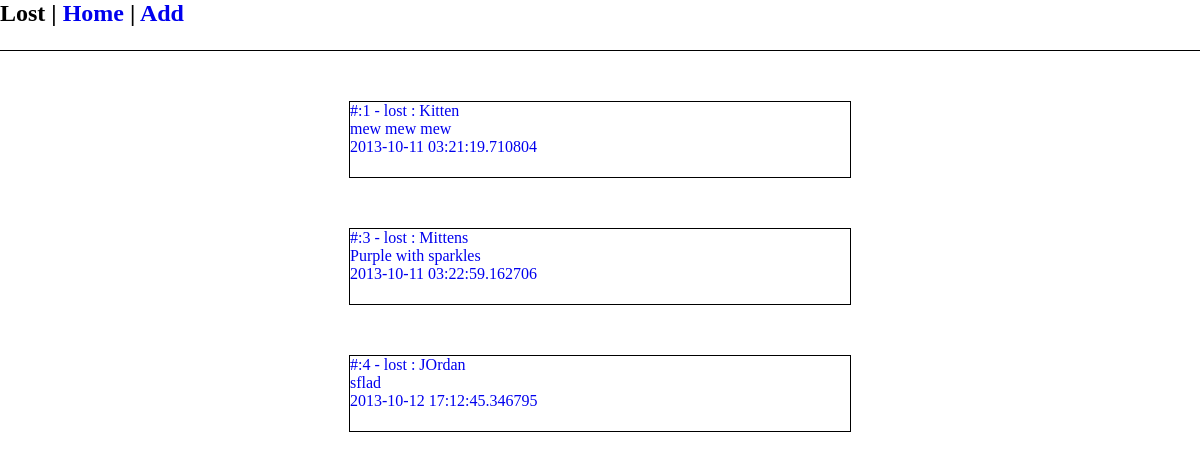
Page /lost on the committed database.
### app/models.py (models this page shows, shortened)
class Items(db.Model):
	id = db.Column(db.Integer, primary_key = True)
	name_item = db.Column(db.String(100), index = True)
	description = db.Column(db.String(500))
	date = db.Column(db.DateTime)
	item_status = db.Column(db.String(10), index = True)
	area = db.Column(db.String(100), index = True)
	user_id = db.Column(db.Integer, db.ForeignKey('user.id'))

### app/views.py (the view)
@app.route('/lost')
def lost():
	title = 'Lost'
	item_post = models.Items.query.filter_by(item_status='lost')
	return render_template("lost.html",
							item_posts = item_post,
							title = title)

### app/moment.py (called while the page is built)
    def render(self, format):
        return Markup("<script>\ndocument.write(moment(\"%s\").%s);\n</script>"
        	% (self.timestamp.strftime("%Y-%m-%dT%H:%M:%S Z"), format))

    def format(self, fmt):
        return self.render("format(\"%s\")" % fmt)

### app/templates/lost.html
{% extends "layout.html" %}
{% block content %}
<div class='content-lost'>
	{% for item in item_posts %}
	<a href={{url_for('item', id=item.id)}}>
		<div class='items'>
			#:{{item.id}} - {{item.item_status}} : {{item.name_item}} <br>
			{{ item.description }} <br>
			{{item.date}}
		</div>
	</a>
	{% endfor %}
</div>
{% endblock %}

### app/templates/layout.html (shortened to what this page needs)
<!DOCTYPE html>
<html>
	<head>
		<link type="text/css" href="{{ url_for('static', filename='main.css') }}" rel="stylesheet" />
	</head>
	<body>
	{% if title %}
		<header>
			<h2>
				{{title}} |
				<a href="/">Home</a> |
				<a href="/add">Add</a>
			</h2>
		</header>
	{% endif %}
		<div id='wrap'>
			{% block content %}
			{% endblock %}
		</div>
	</body>
</html>

### app/static/main.css (style rules this page uses)
* { margin : 0; padding : 0; text-decoration: none; }
html, body { height : 100%; }
#wrap { min-height : 100%; }
header { height : 50px; border-bottom: solid 1px black; }
.items { height : 75px; width : 500px; border : solid 1px black; margin : 50px auto; }

### rows in the picture
Items: id "1", item_status "lost", name_item "Kitten", description "mew mew mew", date "2013-10-11 03:21:19.710804"
Items: id "3", item_status "lost", name_item "Mittens", description "Purple with sparkles", date "2013-10-11 03:22:59.162706"
Items: id "4", item_status "lost", name_item "JOrdan", description "sflad", date "2013-10-12 17:12:45.346795"

### other values in the picture
{{ title }} "Lost"
